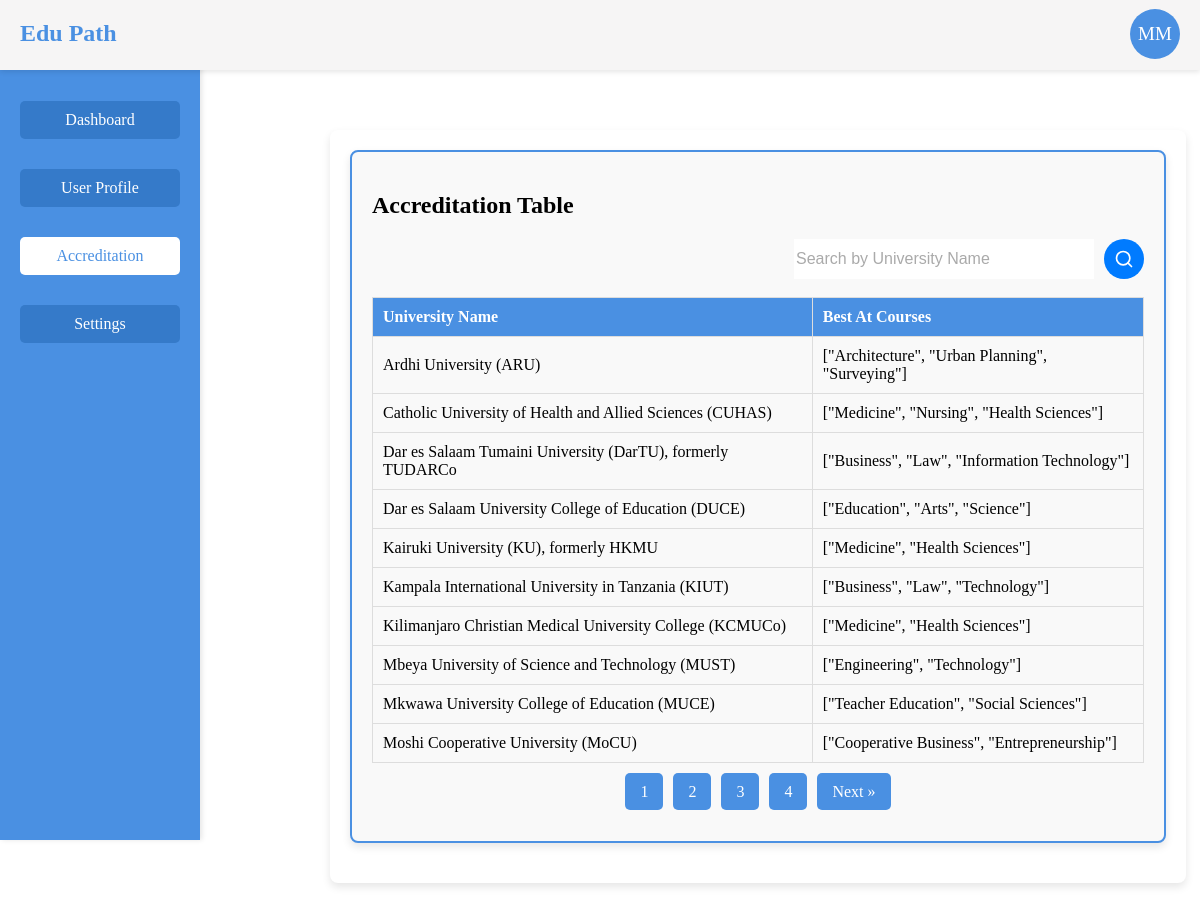
Page /credit.php (signed in) on the committed database.
### tables this page shows
CREATE TABLE `users` (
  `id` int(11) NOT NULL,
  `name` varchar(255) NOT NULL,
  `email` varchar(255) NOT NULL,
  `password` varchar(255) NOT NULL,
  `created_at` timestamp NOT NULL DEFAULT CURRENT_TIMESTAMP,
  `check` varchar(20) NOT NULL DEFAULT 'New',
  `phone` text NOT NULL,
  `profile_image` varchar(255) DEFAULT 'initial'
);

CREATE TABLE `accreditation` (
  `id` int(11) NOT NULL,
  `uni_id` int(11) NOT NULL,
  `best_courses` json DEFAULT NULL
);

CREATE TABLE `universities` (
  `id` int(11) NOT NULL,
  `sn` varchar(10) DEFAULT NULL,
  `name` varchar(255) DEFAULT NULL,
  `head_office` varchar(255) DEFAULT NULL,
  `type` varchar(100) DEFAULT NULL,
  `status` varchar(100) DEFAULT NULL,
  `action` varchar(255) DEFAULT NULL
);

### credit.php (the view, shortened to what this page needs)
<?php
include('conn.php');
$user_id = $_SESSION['user_id'];
$query = "SELECT * FROM users WHERE id = ?";
$stmt = $conn->prepare($query);
$stmt->bind_param("i", $user_id);
$stmt->execute();
$result = $stmt->get_result();
$user = $result->fetch_assoc();
$search = isset($_GET['search']) ? trim($_GET['search']) : '';
$current_page = isset($_GET['page']) ? (int)$_GET['page'] : 1;
$limit = 10;
$offset = ($current_page - 1) * $limit;
$count_sql = "SELECT COUNT(*) AS total
              FROM accreditation a
              JOIN universities u ON a.uni_id = u.id";
$stmt = $conn->prepare($count_sql);
$stmt->execute();
$count_result = $stmt->get_result();
$row = $count_result->fetch_assoc();
$total_records = $row['total'];
$total_pages = ceil($total_records / $limit);
$data_sql = "SELECT a.uni_id, u.name AS university_name, a.best_courses
             FROM accreditation a
             JOIN universities u ON a.uni_id = u.id";
$data_sql .= " ORDER BY u.name LIMIT ? OFFSET ?";
$stmt = $conn->prepare($data_sql);
if (!empty($search)) {
    $param = "%" . $search . "%";
    $stmt->bind_param("sii", $param, $limit, $offset);
} else {
    $stmt->bind_param("ii", $limit, $offset);
}
$stmt->execute();
$result = $stmt->get_result();
?>
<!DOCTYPE html>
<html lang="en">
<head>
    <link rel="stylesheet" href="style.css">
</head>
<body>
    <div class="header">
        <div class="logo">Edu Path</div>
        <div class="user-profile" id="userProfile">
            <div class="profile-picture"  id="headerProfilePicture"
                style="background-color: <?php echo empty($user['profile_image']) || $user['profile_image'] === 'initial' ? '#4a90e2' : 'transparent'; ?>;">
                <?php if (!empty($user['profile_image']) && $user['profile_image'] !== 'initial'): ?>
                    <img id="headerProfileImage"  src="<?php echo htmlspecialchars($user['profile_image']); ?>"
                        alt="Profile Picture" style="display: block;" />
                <?php else: ?>
                    <span id="headerInitials">
                        <?php echo strtoupper(substr($user['name'], 0, 1) . (strstr($user['name'], ' ') ? substr(strstr($user['name'], ' '), 1, 1) : '')); ?>
                    </span>
                <?php endif; ?>
            </div>
        </div>
    </div>
    <div class="sidebar">
        <h3>Edu Path</h3>
        <ul class="sidebar-menu">
        <li><a href="dash.php">Dashboard</a></li>
        <li ><a href="home.php">User Profile</a></li>
        <li class="active"><a href="credit.php">Accreditation</a></li>
        <li><a href="set.php">Settings</a></li>
    </ul>
    </div>
    <div class="main-content">
        <div class="container" style="display: block; margin-top: -290px; margin-left: -400px; position: absolute;">
            <div class="card">
            <div class="card appearance-settings">
            <h2>Accreditation Table</h2>
        <form method="GET" action="" style="display: flex; justify-content: flex-end;">
                    <input type="search" class="search-input" name="search" id="search_query" value="<?php echo htmlspecialchars($search); ?>" placeholder="Search by University Name">
                    <button type="submit" class="search-button" value="Search">
                    <svg xmlns="http://www.w3.org/2000/svg" viewBox="0 0 24 24" fill="none" stroke="currentColor" stroke-width="2" stroke-linecap="round" stroke-linejoin="round">
                <circle cx="11" cy="11" r="8"></circle>
                <line x1="21" y1="21" x2="16.65" y2="16.65"></line>
            </svg></button>
                </form>
                    <br>
        <table class="notifications-table">
            <thead>
                <tr>
                    <th>University Name</th>
                    <th>Best At Courses</th>
                </tr>
            </thead>
            <tbody>
                <?php
                if ($result->num_rows > 0) {
                    while ($row = $result->fetch_assoc()) {
                        echo "<tr>";
                        echo "<td>" . htmlspecialchars($row['university_name']) . "</td>";
                        echo "<td>" . htmlspecialchars($row['best_courses']) . "</td>";
                        echo "</tr>";
                    }
                } else {
                    echo "<tr><td colspan='2'>No results found.</td></tr>";
                }
                ?>
            </tbody>
        </table>
        <?php
        if ($total_pages > 1) {
            echo "<div class='pagination'>";
            for ($page = 1; $page <= $total_pages; $page++) {
                if ($page == $current_page) {
                    echo "<a href='?page=$page&search=" . urlencode($search) . "' class='active'>$page</a>";
                } else {
                    echo "<a href='?page=$page&search=" . urlencode($search) . "'>$page</a>";
                }
            }
            if ($current_page < $total_pages) {
                echo "<a href='?page=" . ($current_page + 1) . "&search=" . urlencode($search) . "'>Next &raquo;</a>";
            }
            echo "</div>";
        }
        ?>
    </div>
            </div>
        </div>
    </div>
</body>
</html>

### style.css (style rules this page uses)
html, body { height: 100%; margin: 0; display: flex; align-items: center; justify-content: center; }
.search-input { border: none; outline: none; font-size: 16px; color: #333; width: 300px; margin-right: 10px; }
.search-input::placeholder { color: #aaa; }
.search-button { border: none; background-color: #007BFF; color: white; font-size: 18px; border-radius: 50%; width: 40px; height: 40px; display: inline-flex; justify-content: center; align-items: center; cursor: pointer; transition: background-color 0.3s ease; }
.search-button svg { width: 20px; height: 20px; }
.container { margin-top: 70px; width: 107vh; margin: auto; padding: 20px; }
.sidebar { width: 20%; background-color: #4a90e2; color: #fff; height: 100vh; position: fixed; top: 0; left: 0; padding: 20px; }
.sidebar h3 { text-align: center; }
.main-content { margin-left: 22%; padding: 20px; }
.card { background-color: #fff; border-radius: 8px; box-shadow: 0 4px 8px rgba(0, 0, 0, 0.1); padding: 20px; margin-bottom: 20px; }
.user-profile { display: flex; align-items: center; gap: 20px; }
.notifications-table { width: 100%; border-collapse: collapse; }
.notifications-table th, .notifications-table td { border: 1px solid #ddd; padding: 10px; text-align: left; }
.notifications-table th { background-color: #4a90e2; color: #fff; }
.pagination { margin: 20px 0; text-align: center; }
.pagination a { margin: 0 5px; padding: 10px 15px; text-decoration: none; background-color: #4a90e2; color: #fff; border-radius: 5px; }
.sidebar { width: 20%; background-color: #4a90e2; color: #fff; height: 100vh; position: fixed; top: 0; left: 0; padding: 20px; box-shadow: 2px 0 5px rgba(0, 0, 0, 0.1); }
.sidebar h3 { text-align: center; margin-bottom: 20px; font-size: 1.5em; }
.sidebar-menu { list-style-type: none; padding: 0; margin: 0; }
.sidebar-menu li { margin: 10px 0; }
.sidebar-menu a { display: block; padding: 10px 15px; background-color: #357ac9; color: #fff; text-decoration: none; border-radius: 5px; text-align: center; font-size: 1em; transition: background-color 0.3s ease, box-shadow 0.3s ease; }
.user-profile { text-align: center; margin-bottom: 20px; }
.sidebar ul li.active a { background-color: #fff; color: #4a90e2; border-radius: 5px; }
.profile-picture { position: relative; width: 100px; height: 100px; margin: 0 auto; border-radius: 50%; overflow: hidden; background-color: #4a90e2; display: flex; align-items: center; justify-content: center; color: white; font-size: 2em; cursor: pointer; }
.header { position: fixed; top: 0; left: 0; right: 0; height: 50px; z-index: 1000; background-color: #f6f5f5; box-shadow: 0px 2px 5px rgba(0, 0, 0, 0.1); padding: 10px 20px; display: flex; justify-content: space-between; }
.header .logo { margin-top:10px ; font-size: 1.5em; font-weight: bold; color: #4a90e2; }
.header .user-profile { position: relative; display: flex; align-items: center; cursor: pointer; }
.sidebar { width: 200px; background-color: #4a90e2; height: 100vh; position: fixed; top: 0; left: 0; padding: 20px 0; color: #fff; }
.sidebar ul { list-style: none; }
.sidebar ul li { padding: 10px 20px; cursor: pointer; }
.sidebar ul li a { text-decoration: none; color: #fff; display: block; }
.main-content { margin-left: 220px; padding: 20px; }
#headerProfilePicture { font-size: 19px; background-color: #4a90e2; size: 20px; height: 50px; width: 50px; margin-top: 17px; }
.appearance-settings { border: 2px solid #4a90e2; background-color: #f9f9f9; padding: 20px; border-radius: 8px; transition: box-shadow 0.3s ease; }

### rows in the picture
users: name "MM"
accreditation: uni.name "Ardhi University (ARU)", best_courses "[\"Architecture\", \"Urban Planning\", \"Surveying\"]"
accreditation: uni.name "Catholic University of Health and Allied Sciences (CUHAS)", best_courses "[\"Medicine\", \"Nursing\", \"Health Sciences\"]"
accreditation: uni.name "Dar es Salaam Tumaini University (DarTU), formerly TUDARCo", best_courses "[\"Business\", \"Law\", \"Information Technology\"]"
accreditation: uni.name "Dar es Salaam University College of Education (DUCE)", best_courses "[\"Education\", \"Arts\", \"Science\"]"
accreditation: uni.name "Kairuki University (KU), formerly HKMU", best_courses "[\"Medicine\", \"Health Sciences\"]"
accreditation: uni.name "Kampala International University in Tanzania (KIUT)", best_courses "[\"Business\", \"Law\", \"Technology\"]"
accreditation: uni.name "Kilimanjaro Christian Medical University College (KCMUCo)", best_courses "[\"Medicine\", \"Health Sciences\"]"
accreditation: uni.name "Mbeya University of Science and Technology (MUST)", best_courses "[\"Engineering\", \"Technology\"]"
accreditation: uni.name "Mkwawa University College of Education (MUCE)", best_courses "[\"Teacher Education\", \"Social Sciences\"]"
accreditation: uni.name "Moshi Cooperative University (MoCU)", best_courses "[\"Cooperative Business\", \"Entrepreneurship\"]"
